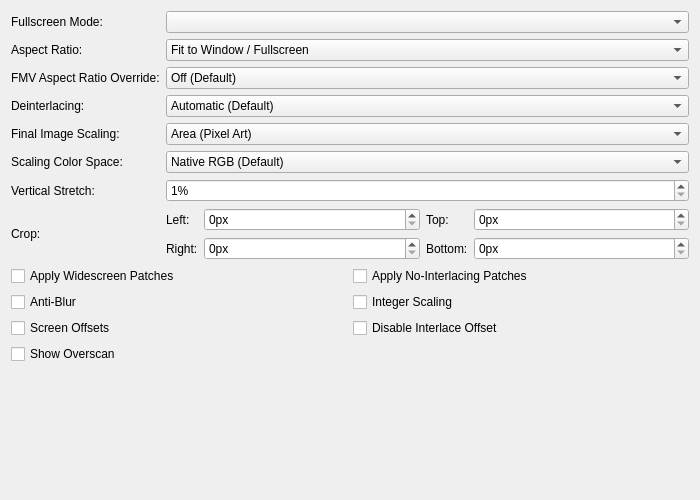
<?xml version="1.0" encoding="UTF-8"?>
<ui version="4.0">
 <class>GraphicsDisplaySettingsTab</class>
 <widget class="QWidget" name="GraphicsDisplaySettingsTab">
  <property name="geometry">
   <rect>
    <x>0</x>
    <y>0</y>
    <width>700</width>
    <height>500</height>
   </rect>
  </property>
  <property name="sizePolicy">
   <sizepolicy hsizetype="Expanding" vsizetype="Preferred">
    <horstretch>0</horstretch>
    <verstretch>0</verstretch>
   </sizepolicy>
  </property>
  <property name="windowTitle">
   <string/>
  </property>
  <layout class="QGridLayout" name="gridLayout" columnstretch="0,1">
   <item row="3" column="0">
    <widget class="QLabel" name="interlacingLabel">
     <property name="text">
      <string>Deinterlacing:</string>
     </property>
     <property name="buddy">
      <cstring>interlacing</cstring>
     </property>
    </widget>
   </item>
   <item row="0" column="1">
    <widget class="QComboBox" name="fullscreenModes"/>
   </item>
   <item row="8" column="0" colspan="2">
    <layout class="QGridLayout" name="displayGridLayout">
     <item row="1" column="1">
      <widget class="QCheckBox" name="integerScaling">
       <property name="text">
        <string>Integer Scaling</string>
       </property>
      </widget>
     </item>
     <item row="0" column="0">
      <widget class="QCheckBox" name="widescreenPatches">
       <property name="text">
        <string>Apply Widescreen Patches</string>
       </property>
      </widget>
     </item>
     <item row="0" column="1">
      <widget class="QCheckBox" name="noInterlacingPatches">
       <property name="text">
        <string>Apply No-Interlacing Patches</string>
       </property>
      </widget>
     </item>
     <item row="1" column="0">
      <widget class="QCheckBox" name="PCRTCAntiBlur">
       <property name="text">
        <string>Anti-Blur</string>
       </property>
       <property name="shortcut">
        <string>Ctrl+S</string>
       </property>
      </widget>
     </item>
     <item row="2" column="1">
      <widget class="QCheckBox" name="disableInterlaceOffset">
       <property name="text">
        <string>Disable Interlace Offset</string>
       </property>
      </widget>
     </item>
     <item row="2" column="0">
      <widget class="QCheckBox" name="PCRTCOffsets">
       <property name="text">
        <string>Screen Offsets</string>
       </property>
      </widget>
     </item>
     <item row="3" column="0">
      <widget class="QCheckBox" name="PCRTCOverscan">
       <property name="text">
        <string>Show Overscan</string>
       </property>
      </widget>
     </item>
    </layout>
   </item>
   <item row="2" column="0">
    <widget class="QLabel" name="fmvAspectRatioLabel">
     <property name="text">
      <string>FMV Aspect Ratio Override:</string>
     </property>
     <property name="buddy">
      <cstring>fmvAspectRatio</cstring>
     </property>
    </widget>
   </item>
   <item row="1" column="1">
    <widget class="QComboBox" name="aspectRatio">
     <item>
      <property name="text">
       <string>Fit to Window / Fullscreen</string>
      </property>
     </item>
     <item>
      <property name="text">
       <string>Auto Standard (4:3 Interlaced / 3:2 Progressive)</string>
      </property>
     </item>
     <item>
      <property name="text">
       <string>Standard (4:3)</string>
      </property>
     </item>
     <item>
      <property name="text">
       <string>Widescreen (16:9)</string>
      </property>
     </item>
     <item>
      <property name="text">
       <string>Native/Full (10:7)</string>
      </property>
     </item>
    </widget>
   </item>
   <item row="4" column="1">
    <widget class="QComboBox" name="bilinearFiltering">
     <item>
      <property name="text">
       <string>Area (Pixel Art)</string>
      </property>
     </item>
     <item>
      <property name="text">
       <string extracomment="Smooth: Refers to the texture clarity.">Bilinear (Smooth)</string>
      </property>
     </item>
     <item>
      <property name="text">
       <string extracomment="Sharp: Refers to the texture clarity.">Bilinear (Sharp)</string>
      </property>
     </item>
     <item>
      <property name="text"><string>Catmull-Rom (Bicubic)</string></property>
     </item>
     <item>
      <property name="text"><string>Jinc (Windowed)</string></property>
     </item>
    </widget>
   </item>
   <item row="5" column="0">
    <widget class="QLabel" name="finalScalingColorSpaceLabel">
     <property name="text"><string>Scaling Color Space:</string></property>
     <property name="buddy"><cstring>finalScalingColorSpace</cstring></property>
    </widget>
   </item>
   <item row="5" column="1">
    <widget class="QComboBox" name="finalScalingColorSpace">
     <item><property name="text"><string>Native RGB (Default)</string></property></item>
     <item><property name="text"><string>Linear Light</string></property></item>
     <item><property name="text"><string>Sigmoidized Linear</string></property></item>
    </widget>
   </item>
   <item row="6" column="0">
    <widget class="QLabel" name="verticalStretchLabel">
     <property name="text">
      <string>Vertical Stretch:</string>
     </property>
     <property name="buddy">
      <cstring>stretchY</cstring>
     </property>
    </widget>
   </item>
   <item row="0" column="0">
    <widget class="QLabel" name="fsModeLabel">
     <property name="text">
      <string>Fullscreen Mode:</string>
     </property>
     <property name="buddy">
      <cstring>fullscreenModes</cstring>
     </property>
    </widget>
   </item>
   <item row="4" column="0">
    <widget class="QLabel" name="billinearLabel">
     <property name="text">
      <string>Final Image Scaling:</string>
     </property>
     <property name="buddy">
      <cstring>bilinearFiltering</cstring>
     </property>
    </widget>
   </item>
   <item row="2" column="1">
    <widget class="QComboBox" name="fmvAspectRatio">
     <item>
      <property name="text">
       <string>Off (Default)</string>
      </property>
     </item>
     <item>
      <property name="text">
       <string>Auto Standard (4:3 Interlaced / 3:2 Progressive)</string>
      </property>
     </item>
     <item>
      <property name="text">
       <string>Standard (4:3)</string>
      </property>
     </item>
     <item>
      <property name="text">
       <string>Widescreen (16:9)</string>
      </property>
     </item>
     <item>
      <property name="text">
       <string>Native/Full (10:7)</string>
      </property>
     </item>
    </widget>
   </item>
   <item row="7" column="0">
    <widget class="QLabel" name="cropLabel">
     <property name="text">
      <string>Crop:</string>
     </property>
    </widget>
   </item>
   <item row="1" column="0">
    <widget class="QLabel" name="aspectRatioLabel">
     <property name="text">
      <string>Aspect Ratio:</string>
     </property>
     <property name="buddy">
      <cstring>aspectRatio</cstring>
     </property>
    </widget>
   </item>
   <item row="3" column="1">
    <widget class="QComboBox" name="interlacing">
     <item>
      <property name="text">
       <string>Automatic (Default)</string>
      </property>
     </item>
     <item>
      <property name="text">
       <string>No Deinterlacing</string>
      </property>
     </item>
     <item>
      <property name="text">
       <string extracomment="Weave: deinterlacing method that can be translated or left as-is in English. Sawtooth: refers to the jagged effect weave deinterlacing has on motion.">Weave (Top Field First, Sawtooth)</string>
      </property>
     </item>
     <item>
      <property name="text">
       <string extracomment="Weave: deinterlacing method that can be translated or left as-is in English. Sawtooth: refers to the jagged effect weave deinterlacing has on motion.">Weave (Bottom Field First, Sawtooth)</string>
      </property>
     </item>
     <item>
      <property name="text">
       <string extracomment="Bob: deinterlacing method that refers to the way it makes video look like it's bobbing up and down.">Bob (Top Field First, Full Frames)</string>
      </property>
     </item>
     <item>
      <property name="text">
       <string extracomment="Bob: deinterlacing method that refers to the way it makes video look like it's bobbing up and down.">Bob (Bottom Field First, Full Frames)</string>
      </property>
     </item>
     <item>
      <property name="text">
       <string extracomment="Blend: deinterlacing method that blends the colors of the two frames, can be translated or left as-is in English.">Blend (Top Field First, Merge 2 Fields)</string>
      </property>
     </item>
     <item>
      <property name="text">
       <string extracomment="Blend: deinterlacing method that blends the colors of the two frames, can be translated or left as-is in English.">Blend (Bottom Field First, Merge 2 Fields)</string>
      </property>
     </item>
     <item>
      <property name="text">
       <string extracomment="Adaptive: deinterlacing method that should be translated.">Adaptive (Top Field First, Similar to Bob + Weave)</string>
      </property>
     <item>
      <property name="text">
       <string extracomment="Phosphor: deinterlacing method that simulates the afterglow of a CRT. Vulkan renderer only; other renderers use Weave.">Phosphor (Top Field First, CRT Afterglow, Vulkan Only)</string>
      </property>
     </item>
     <item>
      <property name="text">
       <string extracomment="Phosphor: deinterlacing method that simulates the afterglow of a CRT. Vulkan renderer only; other renderers use Weave.">Phosphor (Bottom Field First, CRT Afterglow, Vulkan Only)</string>
      </property>
     </item>
     </item>
     <item>
      <property name="text">
       <string extracomment="Adaptive: deinterlacing method that should be translated.">Adaptive (Bottom Field First, Similar to Bob + Weave)</string>
      </property>
     </item>
    </widget>
   </item>
   <item row="6" column="1">
    <widget class="QSpinBox" name="stretchY">
     <property name="suffix">
      <string extracomment="Percentage sign that shows next to a value. You might want to add a space before if your language requires it.">%</string>
     </property>
     <property name="minimum">
      <number>1</number>
     </property>
     <property name="maximum">
      <number>300</number>
     </property>
    </widget>
   </item>
   <item row="9" column="0">
    <spacer name="verticalSpacer">
     <property name="orientation">
      <enum>Qt::Orientation::Vertical</enum>
     </property>
     <property name="sizeHint" stdset="0">
      <size>
       <width>20</width>
       <height>0</height>
      </size>
     </property>
    </spacer>
   </item>
   <item row="7" column="1">
    <layout class="QGridLayout" name="gridLayout_2" columnstretch="0,1,0,1">
     <item row="0" column="3">
      <widget class="QSpinBox" name="cropTop">
       <property name="suffix">
        <string>px</string>
       </property>
       <property name="maximum">
        <number>1000</number>
       </property>
      </widget>
     </item>
     <item row="0" column="2">
      <widget class="QLabel" name="cropTopLabel">
       <property name="text">
        <string extracomment="Warning: short space constraints. Abbreviate if necessary.">Top:</string>
       </property>
       <property name="buddy">
        <cstring>cropTop</cstring>
       </property>
      </widget>
     </item>
     <item row="0" column="0">
      <widget class="QLabel" name="cropLeftLabel">
       <property name="text">
        <string extracomment="Warning: short space constraints. Abbreviate if necessary.">Left:</string>
       </property>
       <property name="buddy">
        <cstring>cropLeft</cstring>
       </property>
      </widget>
     </item>
     <item row="0" column="1">
      <widget class="QSpinBox" name="cropLeft">
       <property name="suffix">
        <string>px</string>
       </property>
       <property name="maximum">
        <number>1000</number>
       </property>
      </widget>
     </item>
     <item row="1" column="0">
      <widget class="QLabel" name="cropRightLabel">
       <property name="text">
        <string extracomment="Warning: short space constraints. Abbreviate if necessary.">Right:</string>
       </property>
       <property name="buddy">
        <cstring>cropRight</cstring>
       </property>
      </widget>
     </item>
     <item row="1" column="1">
      <widget class="QSpinBox" name="cropRight">
       <property name="suffix">
        <string>px</string>
       </property>
       <property name="maximum">
        <number>1000</number>
       </property>
      </widget>
     </item>
     <item row="1" column="2">
      <widget class="QLabel" name="cropBottomLabel">
       <property name="text">
        <string extracomment="Warning: short space constraints. Abbreviate if necessary.">Bottom:</string>
       </property>
       <property name="buddy">
        <cstring>cropBottom</cstring>
       </property>
      </widget>
     </item>
     <item row="1" column="3">
      <widget class="QSpinBox" name="cropBottom">
       <property name="suffix">
        <string>px</string>
       </property>
       <property name="maximum">
        <number>1000</number>
       </property>
      </widget>
     </item>
    </layout>
   </item>
  </layout>
 </widget>
 <tabstops>
  <tabstop>fullscreenModes</tabstop>
  <tabstop>aspectRatio</tabstop>
  <tabstop>fmvAspectRatio</tabstop>
  <tabstop>interlacing</tabstop>
  <tabstop>bilinearFiltering</tabstop>
  <tabstop>finalScalingColorSpace</tabstop>
  <tabstop>stretchY</tabstop>
  <tabstop>cropLeft</tabstop>
  <tabstop>cropRight</tabstop>
  <tabstop>cropTop</tabstop>
  <tabstop>cropBottom</tabstop>
  <tabstop>widescreenPatches</tabstop>
  <tabstop>noInterlacingPatches</tabstop>
  <tabstop>PCRTCAntiBlur</tabstop>
  <tabstop>integerScaling</tabstop>
  <tabstop>PCRTCOffsets</tabstop>
  <tabstop>disableInterlaceOffset</tabstop>
  <tabstop>PCRTCOverscan</tabstop>
 </tabstops>
 <resources/>
 <connections/>
</ui>
